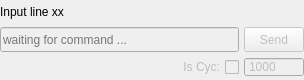
<?xml version="1.0" encoding="UTF-8"?>
<ui version="4.0">
 <class>SuperSender</class>
 <widget class="QFrame" name="SuperSender">
  <property name="geometry">
   <rect>
    <x>0</x>
    <y>0</y>
    <width>304</width>
    <height>80</height>
   </rect>
  </property>
  <property name="minimumSize">
   <size>
    <width>0</width>
    <height>80</height>
   </size>
  </property>
  <property name="maximumSize">
   <size>
    <width>16777215</width>
    <height>16777215</height>
   </size>
  </property>
  <property name="windowTitle">
   <string>Frame</string>
  </property>
  <layout class="QVBoxLayout" name="verticalLayout">
   <property name="spacing">
    <number>5</number>
   </property>
   <property name="leftMargin">
    <number>0</number>
   </property>
   <property name="topMargin">
    <number>0</number>
   </property>
   <property name="rightMargin">
    <number>0</number>
   </property>
   <property name="bottomMargin">
    <number>0</number>
   </property>
   <item>
    <layout class="QGridLayout" name="gridLayout" rowstretch="1,1,1" columnstretch="99,1">
     <property name="spacing">
      <number>5</number>
     </property>
     <item row="1" column="1">
      <widget class="QPushButton" name="pushButton">
       <property name="enabled">
        <bool>false</bool>
       </property>
       <property name="sizePolicy">
        <sizepolicy hsizetype="Minimum" vsizetype="Minimum">
         <horstretch>0</horstretch>
         <verstretch>0</verstretch>
        </sizepolicy>
       </property>
       <property name="minimumSize">
        <size>
         <width>60</width>
         <height>25</height>
        </size>
       </property>
       <property name="maximumSize">
        <size>
         <width>100</width>
         <height>25</height>
        </size>
       </property>
       <property name="focusPolicy">
        <enum>Qt::StrongFocus</enum>
       </property>
       <property name="text">
        <string>Send</string>
       </property>
       <property name="checkable">
        <bool>false</bool>
       </property>
      </widget>
     </item>
     <item row="1" column="0">
      <widget class="QLineEdit" name="lineEdit">
       <property name="enabled">
        <bool>false</bool>
       </property>
       <property name="sizePolicy">
        <sizepolicy hsizetype="Minimum" vsizetype="Minimum">
         <horstretch>0</horstretch>
         <verstretch>0</verstretch>
        </sizepolicy>
       </property>
       <property name="minimumSize">
        <size>
         <width>150</width>
         <height>25</height>
        </size>
       </property>
       <property name="maximumSize">
        <size>
         <width>800</width>
         <height>25</height>
        </size>
       </property>
       <property name="focusPolicy">
        <enum>Qt::StrongFocus</enum>
       </property>
       <property name="placeholderText">
        <string>waiting for command ...</string>
       </property>
      </widget>
     </item>
     <item row="0" column="0">
      <widget class="QLabel" name="label">
       <property name="sizePolicy">
        <sizepolicy hsizetype="Minimum" vsizetype="Minimum">
         <horstretch>0</horstretch>
         <verstretch>0</verstretch>
        </sizepolicy>
       </property>
       <property name="minimumSize">
        <size>
         <width>0</width>
         <height>20</height>
        </size>
       </property>
       <property name="maximumSize">
        <size>
         <width>16777215</width>
         <height>20</height>
        </size>
       </property>
       <property name="text">
        <string>Input line xx</string>
       </property>
      </widget>
     </item>
     <item row="2" column="0">
      <widget class="QCheckBox" name="checkBox">
       <property name="enabled">
        <bool>false</bool>
       </property>
       <property name="sizePolicy">
        <sizepolicy hsizetype="Minimum" vsizetype="Minimum">
         <horstretch>0</horstretch>
         <verstretch>0</verstretch>
        </sizepolicy>
       </property>
       <property name="minimumSize">
        <size>
         <width>20</width>
         <height>20</height>
        </size>
       </property>
       <property name="maximumSize">
        <size>
         <width>16777215</width>
         <height>20</height>
        </size>
       </property>
       <property name="focusPolicy">
        <enum>Qt::StrongFocus</enum>
       </property>
       <property name="layoutDirection">
        <enum>Qt::RightToLeft</enum>
       </property>
       <property name="autoFillBackground">
        <bool>false</bool>
       </property>
       <property name="text">
        <string notr="true">Is Cyc:</string>
       </property>
      </widget>
     </item>
     <item row="2" column="1">
      <widget class="QSpinBox" name="spinBox">
       <property name="enabled">
        <bool>false</bool>
       </property>
       <property name="minimumSize">
        <size>
         <width>0</width>
         <height>20</height>
        </size>
       </property>
       <property name="maximumSize">
        <size>
         <width>16777215</width>
         <height>20</height>
        </size>
       </property>
       <property name="focusPolicy">
        <enum>Qt::StrongFocus</enum>
       </property>
       <property name="buttonSymbols">
        <enum>QAbstractSpinBox::NoButtons</enum>
       </property>
       <property name="minimum">
        <number>100</number>
       </property>
       <property name="maximum">
        <number>5000</number>
       </property>
       <property name="singleStep">
        <number>100</number>
       </property>
       <property name="value">
        <number>1000</number>
       </property>
       <property name="displayIntegerBase">
        <number>10</number>
       </property>
      </widget>
     </item>
    </layout>
   </item>
  </layout>
 </widget>
 <resources/>
 <connections/>
</ui>
